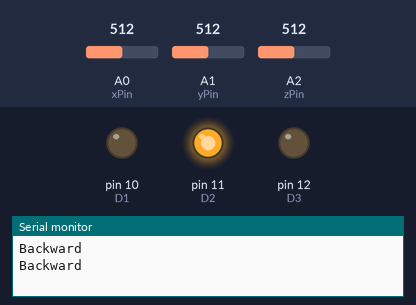
Bench run of a sketch on a simulated Arduino Uno, built with avr-gcc and run on an emulated ATmega328P. On the bench: output pins drawn as LEDs (lit = HIGH), the last lines printed to the serial monitor. The test bench sets the inputs (shaded band); at power-on: A0 (xPin) = 512, A1 (yPin) = 512, A2 (zPin) = 512. Pins used as bus, display or sensor lines are not drawn.

Above: at 1.8 s.
1.9 s: A0 (xPin) set to 314
3.4 s: A0 (xPin) set to 290
At 4.7 s:
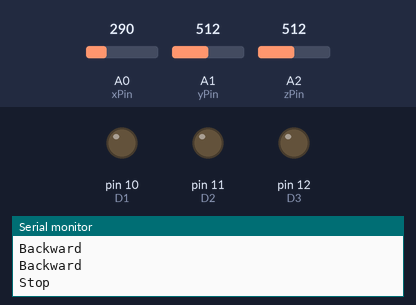
5.5 s: A1 (yPin) set to 308
7.2 s: A1 (yPin) set to 286
At 9.0 s:
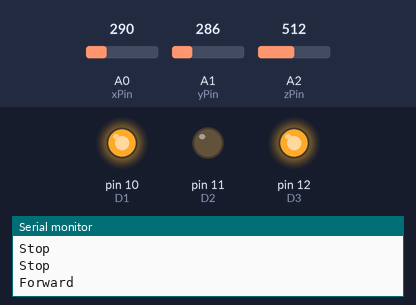
9.5 s: A0 (xPin) set to 306
At 10.6 s:
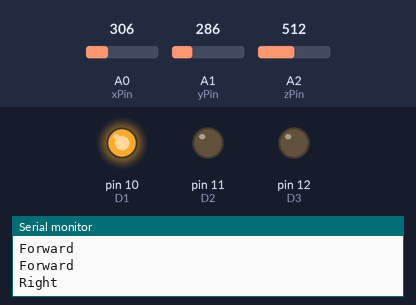
11.5 s: A0 (xPin) set to 122
At 13.3 s:
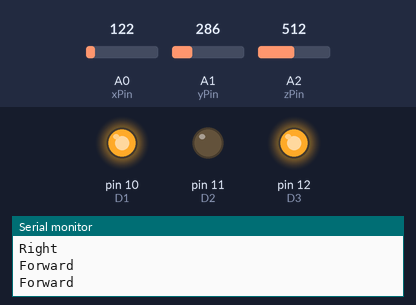
Timing chart, 0 to 14.5 s (numbered marks = the images above; inputs shaded):
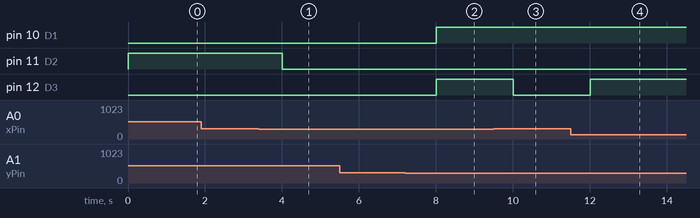

The sketch:

gesture_recognition_robot.ino
```cpp
int xPin = A0;
int yPin = A1;
int zPin = A2;
int D1 = 10, D2 =11, D3 = 12, D4 = 13;
long x;
long y;
long z;
void setup() {
  pinMode(D1, OUTPUT);
  pinMode(D2, OUTPUT);
  pinMode(D3, OUTPUT);
  pinMode(D4, OUTPUT);
  Serial.begin(9600);
}

void loop() {
  x = analogRead(xPin);
  y = analogRead(yPin);
  z = analogRead(zPin);

  if(x<300 && y<300)
  {
    Serial.println("");
    Serial.println("Forward");
    digitalWrite(D1, HIGH);
    digitalWrite(D2, LOW);
    digitalWrite(D3, HIGH);
    digitalWrite(D4, LOW);
  }
  else if(x>300 && y>300)
  {
    Serial.println("");
    Serial.println("Backward");
    digitalWrite(D1, LOW);
    digitalWrite(D2, HIGH);
    digitalWrite(D3, LOW);
    digitalWrite(D4, HIGH);
  }

  else if(x>300 && y<300)
  {
    Serial.println("");
    Serial.println("Right");
    digitalWrite(D1, HIGH);
    digitalWrite(D2, LOW);
    digitalWrite(D3, LOW);
    digitalWrite(D4, HIGH);
  }

  else if(x>340 && y>300)
  {
    Serial.println("");
    Serial.println("Left");
    digitalWrite(D1, LOW);
    digitalWrite(D2, HIGH);
    digitalWrite(D3, HIGH);
    digitalWrite(D4, LOW);
  }

  else
  {
    Serial.println("");
    Serial.println("Stop");
    digitalWrite(D1, LOW);
    digitalWrite(D2, LOW);
    digitalWrite(D3, LOW);
    digitalWrite(D4, LOW);
  }

  delay(1000);

}
```

Measured:
- the behaviour switches between 301 and 300 on A0 (xPin) (found by bisection; images 0 and 1)
- the behaviour switches between 300 and 299 on A1 (yPin) (found by bisection; images 1 and 2)
- after the input at 3.4 s, pin 11 (D2): HIGH → LOW after 0.60 s
- after the input at 7.2 s, pin 10 (D1), pin 12 (D3): LOW → HIGH after 0.80 s
- after the input at 9.5 s, pin 12 (D3): HIGH → LOW after 0.51 s
- after the input at 11.5 s, pin 12 (D3): LOW → HIGH after 0.51 s
